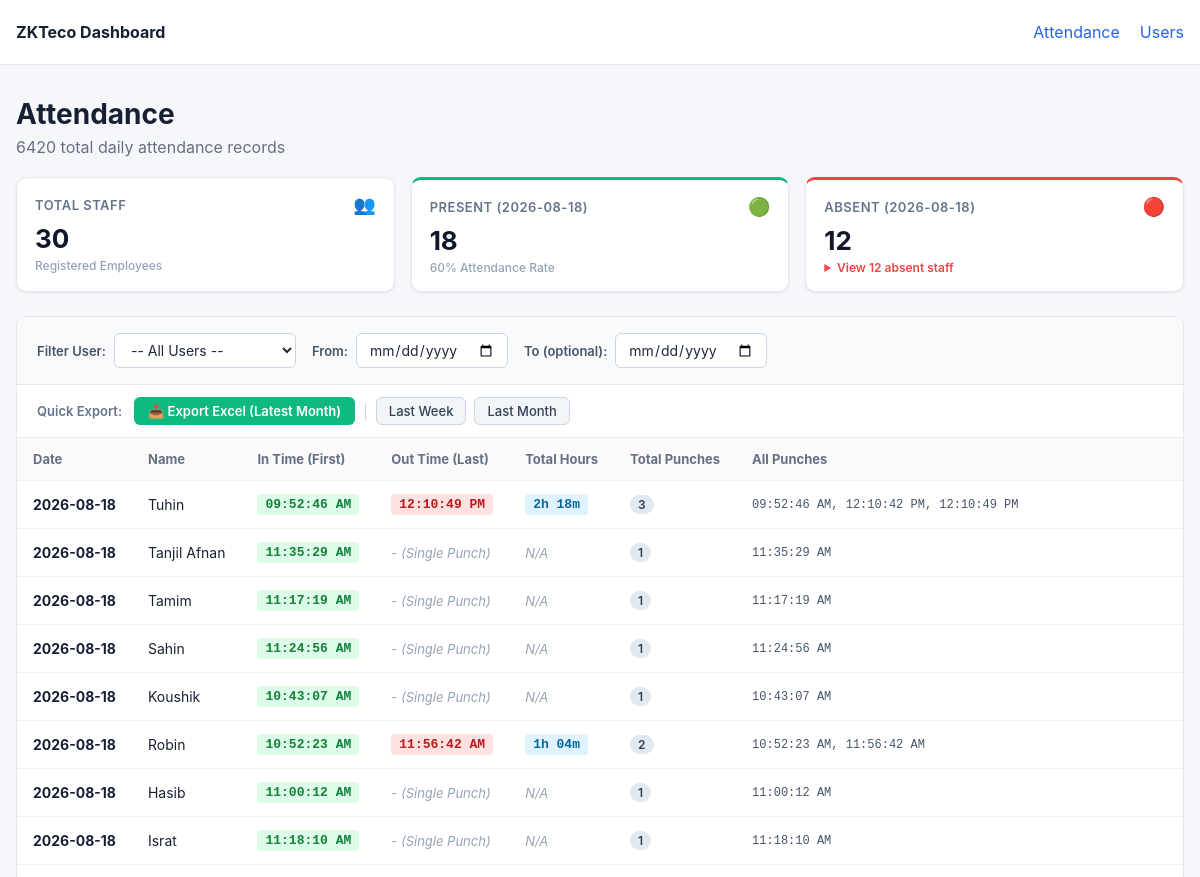
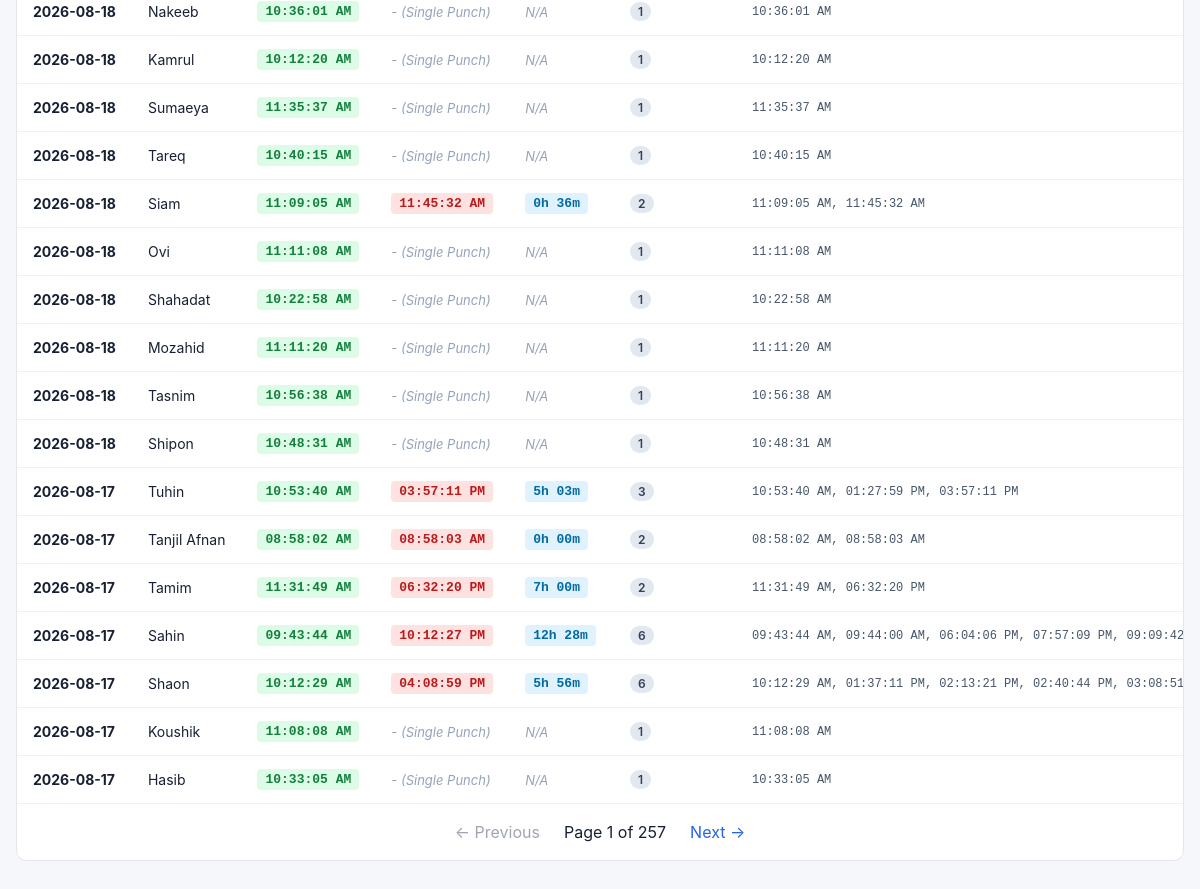
The page / on the database its author committed (2 pictures, top to bottom).
### tables this page shows
CREATE TABLE users (
            user_id TEXT PRIMARY KEY,
            name TEXT,
            privilege TEXT,
            created_at TEXT DEFAULT CURRENT_TIMESTAMP,
            updated_at TEXT DEFAULT CURRENT_TIMESTAMP
        );

### dashboard/app.py (the view)
@app.route("/")
def attendance():
    selected_user_id = request.args.get("user_id", "").strip()
    selected_from_date = request.args.get("from_date", "").strip()
    selected_to_date = request.args.get("to_date", "").strip()
    try:
        page = max(1, int(request.args.get("page", 1)))
    except ValueError:
        page = 1
    per_page = 25
    offset = (page - 1) * per_page
    db = get_db()
    all_users = db.execute(
        "SELECT user_id, name FROM users ORDER BY CAST(user_id AS INTEGER), user_id"
    ).fetchall()
    if selected_from_date and selected_to_date and selected_from_date == selected_to_date:
        target_date = selected_from_date
    elif selected_from_date and not selected_to_date:
        target_date = selected_from_date
    else:
        latest_date_row = db.execute("SELECT MAX(DATE(timestamp)) FROM attendance").fetchone()
        target_date = latest_date_row[0] if latest_date_row and latest_date_row[0] else datetime.now().strftime("%Y-%m-%d")
    present_rows = db.execute(
        "SELECT DISTINCT user_id FROM attendance WHERE DATE(timestamp) = ?",
        (target_date,),
    ).fetchall()
    present_uids = set(r[0] for r in present_rows)
    total_staff = len(all_users)
    present_count = len(present_uids)
    absent_count = max(0, total_staff - present_count)
    absent_users = [dict(u) for u in all_users if u["user_id"] not in present_uids]
    analytics = {
        "target_date": target_date,
        "total_staff": total_staff,
        "present_count": present_count,
        "absent_count": absent_count,
        "absent_users": absent_users,
    }
    conditions = []
    params = []
    if selected_user_id:
        conditions.append("a.user_id = ?")
        params.append(selected_user_id)
    if selected_from_date:
        conditions.append("DATE(a.timestamp) >= ?")
        params.append(selected_from_date)
    if selected_to_date:
        conditions.append("DATE(a.timestamp) <= ?")
        params.append(selected_to_date)
    where_clause = f"WHERE {' AND '.join(conditions)}" if conditions else ""
    count_sql = f"SELECT COUNT(*) FROM (SELECT 1 FROM attendance a {where_clause} GROUP BY a.user_id, DATE(a.timestamp))"
    total = db.execute(count_sql, params).fetchone()[0]
    rows_sql = f"""
        SELECT
            DATE(a.timestamp) AS date,
            a.user_id,
            COALESCE(u.name, 'Unknown') AS name,
            MIN(a.timestamp) AS min_ts,
            MAX(a.timestamp) AS max_ts,
            strftime('%I:%M:%S %p', MIN(a.timestamp)) AS in_time,
            strftime('%I:%M:%S %p', MAX(a.timestamp)) AS out_time,
            COUNT(*) AS total_punches,
            GROUP_CONCAT(strftime('%I:%M:%S %p', a.timestamp), ', ') AS all_punches
        FROM attendance a
        LEFT JOIN users u
            ON u.user_id = a.user_id
        {where_clause}
        GROUP BY a.user_id, DATE(a.timestamp)
        ORDER BY date DESC, CAST(a.user_id AS INTEGER), a.user_id
        LIMIT ? OFFSET ?
    """
    raw_rows = db.execute(rows_sql, params + [per_page, offset]).fetchall()
    db.close()
    rows = []
    for r in raw_rows:
        row_dict = dict(r)
        row_dict["total_hours"] = compute_total_hours(r["min_ts"], r["max_ts"], r["total_punches"])
        rows.append(row_dict)
    total_pages = max(1, (total + per_page - 1) // per_page)
    return render_template(
        "attendance.html",
        rows=rows,
        users_list=all_users,
        selected_user_id=selected_user_id,
        selected_from_date=selected_from_date,
        selected_to_date=selected_to_date,
        analytics=analytics,
        page=page,
        per_page=per_page,
        total=total,
        total_pages=total_pages,
    )

### dashboard/app.py (called while the page is built)
def get_db():
    db = sqlite3.connect(DB_FILE)
    db.row_factory = sqlite3.Row
    return db

def compute_total_hours(min_ts, max_ts, total_punches):
    if total_punches > 1 and min_ts and max_ts:
        try:
            t_in = datetime.fromisoformat(min_ts)
            t_out = datetime.fromisoformat(max_ts)
            diff = t_out - t_in
            secs = int(diff.total_seconds())
            if secs > 0:
                h = secs // 3600
                m = (secs % 3600) // 60
                return f"{h}h {m:02d}m"
        except Exception:
            pass
    return "N/A"

### dashboard/templates/attendance.html (shortened to what this page needs)
{% extends "base.html" %}
{% block content %}
<div class="page-header">
    <div>
        <h1>Attendance</h1>
        <p>
            {% if selected_from_date and selected_to_date %}
                Showing attendance {% if selected_user_id %}for User {{ selected_user_id }} {% endif %}from {{ selected_from_date }} to {{ selected_to_date }} ({{ total }} daily records found)
            {% elif selected_from_date %}
                Showing attendance {% if selected_user_id %}for User {{ selected_user_id }} {% endif %}from {{ selected_from_date }} onwards ({{ total }} daily records found)
            {% elif selected_to_date %}
                Showing attendance {% if selected_user_id %}for User {{ selected_user_id }} {% endif %}up to {{ selected_to_date }} ({{ total }} daily records found)
            {% elif selected_user_id %}
                Showing daily attendance for User {{ selected_user_id }} ({{ total }} daily records found)
            {% else %}
                {{ total }} total daily attendance records
            {% endif %}
        </p>
    </div>
</div>
<div class="kpi-grid">
    <div class="kpi-card">
        <div class="kpi-header">
            <span class="kpi-label">Total Staff</span>
            <span class="kpi-icon">👥</span>
        </div>
        <div class="kpi-value">{{ analytics.total_staff }}</div>
        <div class="kpi-sub">Registered Employees</div>
    </div>
    <div class="kpi-card kpi-card-success">
        <div class="kpi-header">
            <span class="kpi-label">Present ({{ analytics.target_date }})</span>
            <span class="kpi-icon">🟢</span>
        </div>
        <div class="kpi-value">{{ analytics.present_count }}</div>
        <div class="kpi-sub">{{ ((analytics.present_count / (analytics.total_staff or 1)) * 100)|round|int }}% Attendance Rate</div>
    </div>
    <div class="kpi-card kpi-card-danger">
        <div class="kpi-header">
            <span class="kpi-label">Absent ({{ analytics.target_date }})</span>
            <span class="kpi-icon">🔴</span>
        </div>
        <div class="kpi-value">{{ analytics.absent_count }}</div>
        <div class="kpi-sub">
            {% if analytics.absent_count > 0 %}
                <details class="absent-details">
                    <summary>View {{ analytics.absent_count }} absent staff</summary>
                </details>
            {% else %}
                All staff present!
            {% endif %}
        </div>
    </div>
</div>
<div class="card">
    <form method="GET" action="{{ url_for('attendance') }}" class="filter-bar">
        <div class="filter-group">
            <label for="user-select">Filter User:</label>
            <select name="user_id" id="user-select" onchange="this.form.submit()">
                <option value="">-- All Users --</option>
            </select>
        </div>
        <div class="filter-group">
            <label for="from-date">From:</label>
            <input type="date" name="from_date" id="from-date" value="{{ selected_from_date }}" onchange="this.form.submit()">
        </div>
        <div class="filter-group">
            <label for="to-date">To (optional):</label>
            <input type="date" name="to_date" id="to-date" value="{{ selected_to_date }}" onchange="this.form.submit()">
        </div>
    </form>
    <div class="export-bar">
        <div class="export-label">Quick Export:</div>
        <div class="export-buttons">
            <a href="{{ url_for('export_excel', user_id=selected_user_id, from_date=selected_from_date, to_date=selected_to_date) }}" class="btn-export">
                📥 Export Excel {% if not selected_user_id and not selected_from_date and not selected_to_date %}(Latest Month){% else %}(Filtered){% endif %}
            </a>
            <span class="divider">|</span>
            <a href="{{ url_for('export_excel', preset='last_week', user_id=selected_user_id) }}" class="btn-preset">Last Week</a>
            <a href="{{ url_for('export_excel', preset='last_month', user_id=selected_user_id) }}" class="btn-preset">Last Month</a>
        </div>
    </div>
    <div class="table-wrap">
        <table>
            <thead>
                <tr>
                    <th>Date</th>
                    <th>Name</th>
                    <th>In Time (First)</th>
                    <th>Out Time (Last)</th>
                    <th>Total Hours</th>
                    <th>Total Punches</th>
                    <th>All Punches</th>
                </tr>
            </thead>
            <tbody>
            {% for row in rows %}
                <tr>
                    <td><strong>{{ row.date }}</strong></td>
                    <td>{{ row.name }}</td>
                    <td>
                        <span class="time-tag in-time">{{ row.in_time }}</span>
                    </td>
                    <td>
                        {% if row.total_punches > 1 %}
                            <span class="time-tag out-time">{{ row.out_time }}</span>
                        {% else %}
                            <span class="single-punch">- (Single Punch)</span>
                        {% endif %}
                    </td>
                    <td>
                        <span class="{% if row.total_hours != 'N/A' %}hours-tag{% else %}single-punch{% endif %}">
                            {{ row.total_hours }}
                        </span>
                    </td>
                    <td><span class="badge">{{ row.total_punches }}</span></td>
                    <td class="punch-list">{{ row.all_punches }}</td>
                </tr>
            {% else %}
                <tr>
                    <td colspan="7" class="empty">No attendance records found.</td>
                </tr>
            {% endfor %}
            </tbody>
        </table>
    </div>
    {% include "_pagination.html" %}
</div>
{% endblock %}

### dashboard/static/style.css (style rules this page uses)
* { box-sizing: border-box; }
body { margin: 0; background: #f5f7fa; color: #172033; font-family: -apple-system, BlinkMacSystemFont, "Segoe UI", sans-serif; }
.page-header { margin-bottom: 20px; }
h1 { margin: 0 0 6px; font-size: 28px; }
p { margin: 0; color: #667085; }
.card { background: white; border: 1px solid #e5e7eb; border-radius: 10px; overflow: hidden; }
.table-wrap { overflow-x: auto; }
table { width: 100%; border-collapse: collapse; }
th, td { padding: 13px 16px; text-align: left; border-bottom: 1px solid #eef0f3; white-space: nowrap; }
th { background: #fafafa; font-size: 13px; color: #667085; }
td { font-size: 14px; }
.filter-bar { padding: 16px 20px; background: #f8fafc; border-bottom: 1px solid #e5e7eb; display: flex; align-items: center; flex-wrap: wrap; gap: 16px; }
.filter-group { display: flex; align-items: center; gap: 8px; }
.filter-group label { font-size: 13px; font-weight: 600; color: #475569; }
.filter-group select, .filter-group input[type="date"] { padding: 7px 12px; border: 1px solid #cbd5e1; border-radius: 6px; background-color: #ffffff; font-size: 14px; font-family: inherit; color: #1e293b; outline: none; cursor: pointer; transition: border-color 0.15s ease; }
.time-tag { display: inline-block; padding: 3px 8px; border-radius: 4px; font-size: 13px; font-family: ui-monospace, SFMono-Regular, Menlo, Monaco, Consolas, monospace; font-weight: 600; }
.time-tag.in-time { background: #dcfce7; color: #15803d; }
.time-tag.out-time { background: #fee2e2; color: #b91c1c; }
.hours-tag { display: inline-block; padding: 3px 8px; border-radius: 4px; font-size: 13px; font-family: ui-monospace, SFMono-Regular, Menlo, Monaco, Consolas, monospace; font-weight: 600; background: #e0f2fe; color: #0369a1; }
.single-punch { font-size: 13px; color: #94a3b8; font-style: italic; }
.badge { display: inline-block; padding: 2px 8px; border-radius: 12px; font-size: 12px; font-weight: 600; background: #e2e8f0; color: #334155; }
.punch-list { font-family: ui-monospace, SFMono-Regular, Menlo, Monaco, Consolas, monospace; font-size: 12px; color: #475569; }
.export-bar { padding: 12px 20px; background: #ffffff; border-bottom: 1px solid #e5e7eb; display: flex; align-items: center; gap: 12px; flex-wrap: wrap; }
.export-label { font-size: 13px; font-weight: 600; color: #64748b; }
.export-buttons { display: flex; align-items: center; gap: 8px; flex-wrap: wrap; }
.btn-export { display: inline-flex; align-items: center; gap: 6px; padding: 6px 14px; background-color: #10b981; color: #ffffff; font-size: 13px; font-weight: 600; border-radius: 6px; text-decoration: none; transition: background-color 0.15s ease; }
.btn-preset { display: inline-flex; align-items: center; padding: 5px 12px; background-color: #f1f5f9; color: #334155; font-size: 13px; font-weight: 500; border-radius: 6px; border: 1px solid #cbd5e1; text-decoration: none; transition: all 0.15s ease; }
.divider { color: #cbd5e1; font-size: 14px; }
.kpi-grid { display: grid; grid-template-columns: repeat(auto-fit, minmax(200px, 1fr)); gap: 16px; margin-bottom: 24px; }
.kpi-card { background: #ffffff; border-radius: 10px; padding: 16px 18px; box-shadow: 0 1px 3px rgba(0, 0, 0, 0.05), 0 1px 2px rgba(0, 0, 0, 0.03); border: 1px solid #e2e8f0; position: relative; overflow: hidden; transition: transform 0.15s ease, box-shadow 0.15s ease; }
.kpi-header { display: flex; justify-content: space-between; align-items: center; margin-bottom: 8px; }
.kpi-label { font-size: 13px; font-weight: 600; color: #64748b; text-transform: uppercase; letter-spacing: 0.5px; }
.kpi-icon { font-size: 18px; }
.kpi-value { font-size: 26px; font-weight: 700; color: #0f172a; line-height: 1.2; margin-bottom: 4px; }
.kpi-sub { font-size: 12px; color: #94a3b8; font-weight: 500; }
.kpi-card-success { border-top: 3px solid #10b981; }
.kpi-card-danger { border-top: 3px solid #ef4444; }
.absent-details summary { font-size: 12px; color: #ef4444; cursor: pointer; font-weight: 600; user-select: none; outline: none; }

### rows shown on the page
users: date "2026-08-18", name "Tuhin", in_time "09:52:46 AM", out_time "12:10:49 PM", total_hours "2h 18m", total_punches "3", all_punches "09:52:46 AM, 12:10:42 PM, 12:10:49 PM"
users: date "2026-08-18", name "Tanjil Afnan", in_time "11:35:29 AM", shows "- (Single Punch)", total_hours "N/A", total_punches "1", all_punches "11:35:29 AM", date "2026-08-17", in_time "08:58:02 AM", out_time "08:58:03 AM", total_hours "0h 00m", total_punches "2", all_punches "08:58:02 AM, 08:58:03 AM"
users: date "2026-08-18", name "Tamim", in_time "11:17:19 AM", shows "- (Single Punch)", total_hours "N/A", total_punches "1", all_punches "11:17:19 AM"
users: date "2026-08-18", name "Sahin", in_time "11:24:56 AM", shows "- (Single Punch)", total_hours "N/A", total_punches "1", all_punches "11:24:56 AM"
users: date "2026-08-18", name "Koushik", in_time "10:43:07 AM", shows "- (Single Punch)", total_hours "N/A", total_punches "1", all_punches "10:43:07 AM"
users: date "2026-08-18", name "Robin", in_time "10:52:23 AM", out_time "11:56:42 AM", total_hours "1h 04m", total_punches "2", all_punches "10:52:23 AM, 11:56:42 AM"
users: date "2026-08-18", name "Hasib", in_time "11:00:12 AM", shows "- (Single Punch)", total_hours "N/A", total_punches "1", all_punches "11:00:12 AM"
users: date "2026-08-18", name "Israt", in_time "11:18:10 AM", shows "- (Single Punch)", total_hours "N/A", total_punches "1", all_punches "11:18:10 AM"
users: date "2026-08-18", name "Nakeeb", in_time "10:36:01 AM", shows "- (Single Punch)", total_hours "N/A", total_punches "1", all_punches "10:36:01 AM"
users: date "2026-08-18", name "Kamrul", in_time "10:12:20 AM", shows "- (Single Punch)", total_hours "N/A", total_punches "1", all_punches "10:12:20 AM"
users: date "2026-08-18", name "Sumaeya", in_time "11:35:37 AM", shows "- (Single Punch)", total_hours "N/A", total_punches "1", all_punches "11:35:37 AM"
users: date "2026-08-18", name "Tareq", in_time "10:40:15 AM", shows "- (Single Punch)", total_hours "N/A", total_punches "1", all_punches "10:40:15 AM"
users: date "2026-08-18", name "Siam", in_time "11:09:05 AM", out_time "11:45:32 AM", total_hours "0h 36m", total_punches "2", all_punches "11:09:05 AM, 11:45:32 AM"
users: date "2026-08-18", name "Ovi", in_time "11:11:08 AM", shows "- (Single Punch)", total_hours "N/A", total_punches "1", all_punches "11:11:08 AM"
users: date "2026-08-18", name "Shahadat", in_time "10:22:58 AM", shows "- (Single Punch)", total_hours "N/A", total_punches "1", all_punches "10:22:58 AM"
users: date "2026-08-18", name "Mozahid", in_time "11:11:20 AM", shows "- (Single Punch)", total_hours "N/A", total_punches "1", all_punches "11:11:20 AM"
users: date "2026-08-18", name "Tasnim", in_time "10:56:38 AM", shows "- (Single Punch)", total_hours "N/A", total_punches "1", all_punches "10:56:38 AM"
users: date "2026-08-18", name "Shipon", in_time "10:48:31 AM", shows "- (Single Punch)", total_hours "N/A", total_punches "1", all_punches "10:48:31 AM"
users: date "2026-08-17", name "Shaon", in_time "10:12:29 AM", out_time "04:08:59 PM", total_hours "5h 56m", total_punches "6", all_punches "10:12:29 AM, 01:37:11 PM, 02:13:21 PM, 02:40:44 PM, 03:08:51…"

### other values the page prints
{{ total }} "6420"
{{ analytics.total_staff }} "30"
{{ analytics.target_date }} "2026-08-18"
{{ analytics.present_count }} "18"
{{ analytics.absent_count }} "12"
{{ row.date }} "2026-08-17" "2026-08-17" "2026-08-17" "2026-08-17" "2026-08-17"
{{ row.name }} "Tuhin" "Tamim" "Sahin" "Koushik" "Hasib"
{{ row.in_time }} "10:53:40 AM" "11:31:49 AM" "09:43:44 AM" "11:08:08 AM" "10:33:05 AM"
{{ row.out_time }} "03:57:11 PM" "06:32:20 PM" "10:12:27 PM"
{{ row.total_hours }} "5h 03m" "7h 00m" "12h 28m" "N/A" "N/A"
{{ row.total_punches }} "3" "2" "6" "1" "1"
{{ row.all_punches }} "10:53:40 AM, 01:27:59 PM, 03:57:11 PM" "11:31:49 AM, 06:32:20 PM" "09:43:44 AM, 09:44:00 AM, 06:04:06 PM, 07:57:09 PM, 09:09:42…" "11:08:08 AM" "10:33:05 AM"
{{ page }} "1"
{{ total_pages }} "257"
